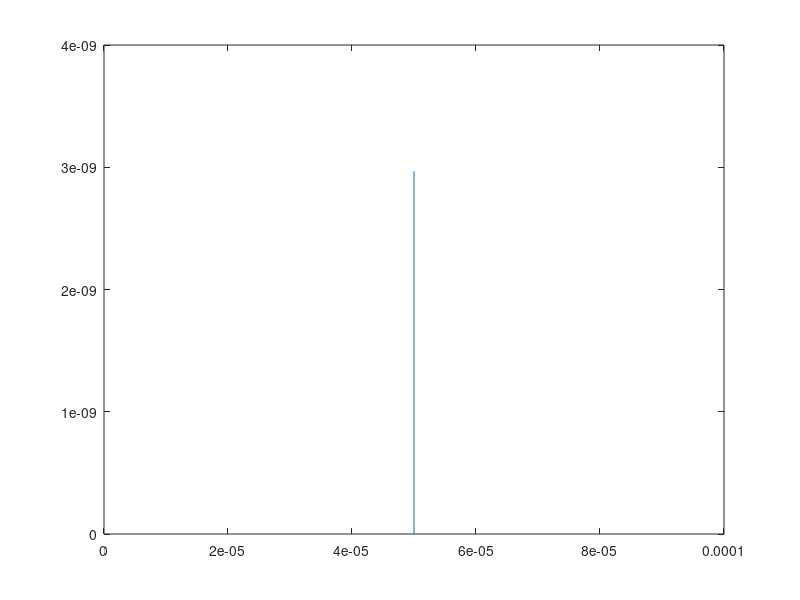

Source code (MATLAB): (Note: this script raises an error after producing the figure.)
%Jake Tully 100904392
%
% TE Modes optical waveguide
% circular Nano particals on core

clear
clc
close all

%Parameters
c = 299792458; % m/s
lambda = 1550*10^-9;
f = c/lambda;
up = lambda*f;
n1 = 1.444;
n2 = 1;
nm = 0.5 - 11i;
DelNeff = 10^-5;
Bo = (2*pi*1.443953)/lambda;
B =(2*pi)/lambda;
epsilon1 = (8.8541878176*10^-12)*n1^2;
mew = 1.25663706*10^-6;
a =50*10^-6;
k = sqrt((f)/((n1^2-n2^2)*a^2));

kapa = sqrt(B^2*n1^2 - Bo^2);
sigma = sqrt(Bo^2 - B^2*n2^2);

u = kapa*a;
w = sigma*a;
u1 = u
w1=w
DELTAn = 1.09;

%% TE MOD)

Ecore = @(r)  -i * w * mew * (a/u) * besselj(1,(u/(a)).*r );
Eclad = @(r) -i * w * mew * (a/w) * (besselj(0,u)/besselk(0,w)) * besselk(1,(w/(a)).*r );

r = linspace(1*10^-18, 2*a , 10000000);

indCore = abs(r) < a ;
indClad = abs(r) > a ;
indCore = double(indCore);
indClad = double(indClad);


ECore = Ecore(r).*indCore;
EClad = Eclad(r).*indClad;
figure(2)


Efeild = ECore + EClad;

figure(1)
plot(r, abs(Efeild))


Nc = 2*pi*simpson1D( Efeild.*conj(Efeild) ,min(r) , max(r) );


ptw = 1*10^-9;

r1 = linspace( a , a + 10^-6, 1000000);

Eparticle = Eclad(r1);

figure(2)
plot(r1,abs(Eparticle))

theta = atan(ptw/a);

Int = 2*pi*simpson1D( 1.09*(Eparticle.*conj(Eparticle))  ,min(r1) , max(r1) )


Int = (Int/Nc)

NewB = sqrt(Int*B^2 +Bo^2);
newN = (NewB*lambda)/(2*pi)
dneff = newN-1.443953










